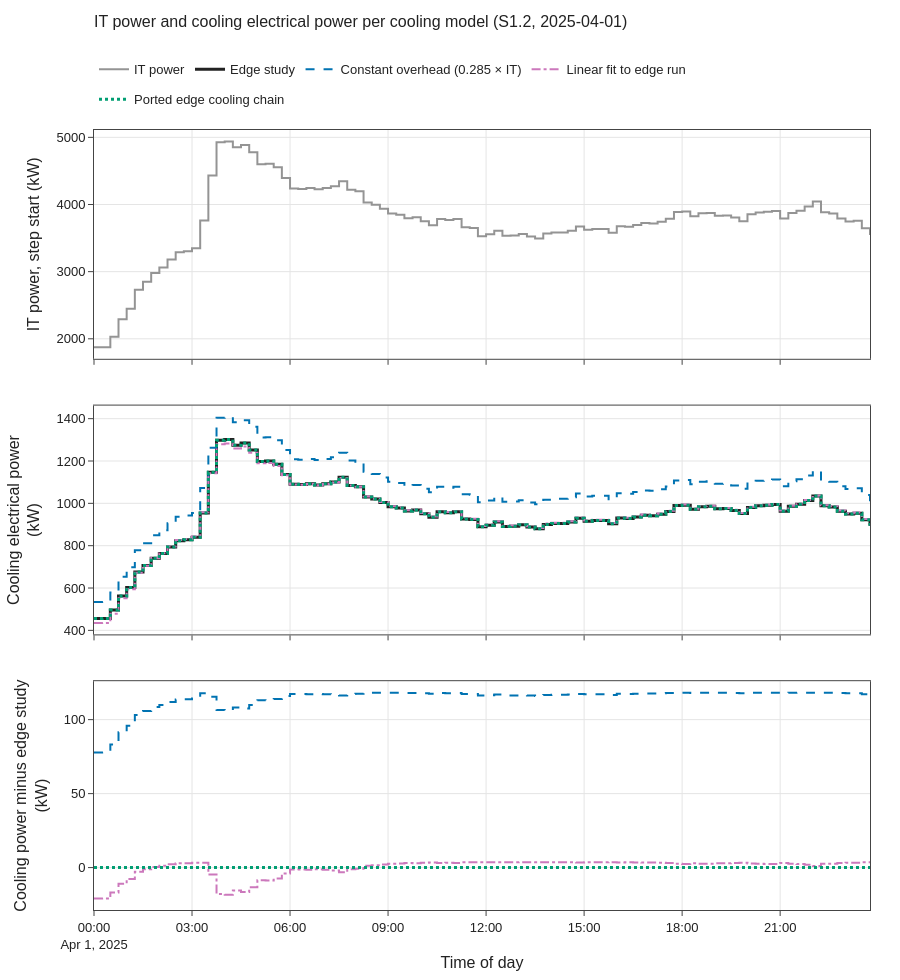

The cell this chart's notebook holds for it:
### Code cell
fig = vp.stacked_panels([
    ("IT power, step start (kW)", {"IT power": s12.it_kw}),
    ("Cooling electrical power (kW)", {"Edge study": s12.cooling_kw,
                                       **{n: r["ts"].cooling_kw for n, r in models.items()}}),
    ("Cooling power minus edge study (kW)", {n: r["ts"].cooling_kw - s12.cooling_kw for n, r in models.items()}),
], title="IT power and cooling electrical power per cooling model (S1.2, 2025-04-01)", row_height=280)
vp.save(fig, OUT / "cooling_models", png=True)
fig.show()
